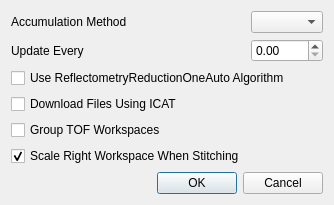
<?xml version="1.0" encoding="UTF-8"?>
<ui version="4.0">
 <class>OptionsDialog</class>
 <widget class="QDialog" name="OptionsDialog">
  <property name="geometry">
   <rect>
    <x>0</x>
    <y>0</y>
    <width>332</width>
    <height>194</height>
   </rect>
  </property>
  <property name="windowTitle">
   <string>Refl Gui Options</string>
  </property>
  <layout class="QFormLayout" name="layoutLive">
   <property name="fieldGrowthPolicy">
    <enum>QFormLayout::AllNonFixedFieldsGrow</enum>
   </property>
   <item row="0" column="0">
    <widget class="QLabel" name="labelAccMethod">
     <property name="text">
      <string>Accumulation Method</string>
     </property>
     <property name="buddy">
      <cstring>comboAccMethod</cstring>
     </property>
    </widget>
   </item>
   <item row="0" column="1">
    <widget class="QComboBox" name="comboAccMethod"/>
   </item>
   <item row="1" column="0">
    <widget class="QLabel" name="labelFrequency">
     <property name="text">
      <string>Update Every</string>
     </property>
     <property name="buddy">
      <cstring>dspinFrequency</cstring>
     </property>
    </widget>
   </item>
   <item row="1" column="1">
    <widget class="QDoubleSpinBox" name="dspinFrequency">
     <property name="singleStep">
      <double>0.500000000000000</double>
     </property>
    </widget>
   </item>
   <item row="2" column="0" colspan="2">
    <widget class="QCheckBox" name="checkAlg">
     <property name="text">
      <string>Use ReflectometryReductionOneAuto Algorithm</string>
     </property>
    </widget>
   </item>
   <item row="3" column="0" colspan="2">
    <widget class="QCheckBox" name="checkICATDownload">
     <property name="text">
      <string>Download Files Using ICAT</string>
     </property>
    </widget>
   </item>
   <item row="4" column="0" colspan="2">
    <widget class="QCheckBox" name="checkGroupTOFWorkspaces">
     <property name="text">
      <string>Group TOF Workspaces</string>
     </property>
    </widget>
   </item>
   <item row="6" column="0" colspan="2">
    <widget class="QDialogButtonBox" name="buttonsLive">
     <property name="orientation">
      <enum>Qt::Horizontal</enum>
     </property>
     <property name="standardButtons">
      <set>QDialogButtonBox::Cancel|QDialogButtonBox::Ok</set>
     </property>
    </widget>
   </item>
   <item row="5" column="0">
    <widget class="QCheckBox" name="checkScaleRight">
     <property name="toolTip">
      <string>Deselecting this will scale the LHS workspace</string>
     </property>
     <property name="text">
      <string>Scale Right Workspace When Stitching</string>
     </property>
     <property name="checked">
      <bool>true</bool>
     </property>
    </widget>
   </item>
  </layout>
 </widget>
 <resources/>
 <connections>
  <connection>
   <sender>buttonsLive</sender>
   <signal>accepted()</signal>
   <receiver>OptionsDialog</receiver>
   <slot>accept()</slot>
   <hints>
    <hint type="sourcelabel">
     <x>248</x>
     <y>254</y>
    </hint>
    <hint type="destinationlabel">
     <x>157</x>
     <y>274</y>
    </hint>
   </hints>
  </connection>
  <connection>
   <sender>buttonsLive</sender>
   <signal>rejected()</signal>
   <receiver>OptionsDialog</receiver>
   <slot>reject()</slot>
   <hints>
    <hint type="sourcelabel">
     <x>316</x>
     <y>260</y>
    </hint>
    <hint type="destinationlabel">
     <x>286</x>
     <y>274</y>
    </hint>
   </hints>
  </connection>
 </connections>
</ui>
